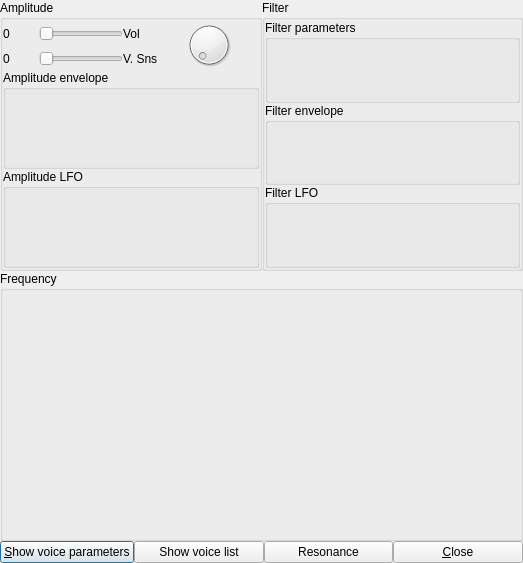
<?xml version="1.0" encoding="UTF-8"?>
<ui version="4.0">
 <class>addnoteui</class>
 <widget class="QDialog" name="addnoteui">
  <property name="geometry">
   <rect>
    <x>0</x>
    <y>0</y>
    <width>523</width>
    <height>563</height>
   </rect>
  </property>
  <property name="windowTitle">
   <string>Dialog</string>
  </property>
  <layout class="QVBoxLayout" name="verticalLayout">
   <property name="spacing">
    <number>0</number>
   </property>
   <property name="margin">
    <number>0</number>
   </property>
   <item>
    <layout class="QHBoxLayout" name="horizontalLayout_2">
     <property name="spacing">
      <number>0</number>
     </property>
     <item>
      <widget class="QGroupBox" name="groupBox">
       <property name="sizePolicy">
        <sizepolicy hsizetype="Preferred" vsizetype="Expanding">
         <horstretch>0</horstretch>
         <verstretch>0</verstretch>
        </sizepolicy>
       </property>
       <property name="title">
        <string>Amplitude</string>
       </property>
       <layout class="QVBoxLayout" name="verticalLayout_2">
        <property name="spacing">
         <number>0</number>
        </property>
        <property name="margin">
         <number>0</number>
        </property>
        <item>
         <layout class="QGridLayout" name="gridLayout">
          <property name="spacing">
           <number>0</number>
          </property>
          <item row="0" column="0">
           <widget class="QLabel" name="label_2">
            <property name="text">
             <string>0</string>
            </property>
           </widget>
          </item>
          <item row="0" column="1">
           <widget class="QSlider" name="horizontalSlider">
            <property name="sizePolicy">
             <sizepolicy hsizetype="Preferred" vsizetype="Fixed">
              <horstretch>0</horstretch>
              <verstretch>0</verstretch>
             </sizepolicy>
            </property>
            <property name="orientation">
             <enum>Qt::Horizontal</enum>
            </property>
           </widget>
          </item>
          <item row="0" column="2">
           <widget class="QLabel" name="label">
            <property name="text">
             <string>Vol</string>
            </property>
           </widget>
          </item>
          <item row="1" column="0">
           <widget class="QLabel" name="label_3">
            <property name="text">
             <string>0</string>
            </property>
           </widget>
          </item>
          <item row="1" column="1">
           <widget class="QSlider" name="horizontalSlider_2">
            <property name="sizePolicy">
             <sizepolicy hsizetype="Preferred" vsizetype="Fixed">
              <horstretch>0</horstretch>
              <verstretch>0</verstretch>
             </sizepolicy>
            </property>
            <property name="orientation">
             <enum>Qt::Horizontal</enum>
            </property>
           </widget>
          </item>
          <item row="1" column="2">
           <widget class="QLabel" name="label_4">
            <property name="text">
             <string>V. Sns</string>
            </property>
           </widget>
          </item>
          <item row="0" column="3" rowspan="2">
           <widget class="QDial" name="dial">
            <property name="sizePolicy">
             <sizepolicy hsizetype="Preferred" vsizetype="Preferred">
              <horstretch>0</horstretch>
              <verstretch>0</verstretch>
             </sizepolicy>
            </property>
           </widget>
          </item>
         </layout>
        </item>
        <item>
         <widget class="QGroupBox" name="groupBox_7">
          <property name="title">
           <string>Amplitude envelope</string>
          </property>
         </widget>
        </item>
        <item>
         <widget class="QGroupBox" name="groupBox_8">
          <property name="title">
           <string>Amplitude LFO</string>
          </property>
         </widget>
        </item>
       </layout>
      </widget>
     </item>
     <item>
      <widget class="QGroupBox" name="groupBox_2">
       <property name="sizePolicy">
        <sizepolicy hsizetype="Preferred" vsizetype="Expanding">
         <horstretch>0</horstretch>
         <verstretch>0</verstretch>
        </sizepolicy>
       </property>
       <property name="title">
        <string>Filter</string>
       </property>
       <layout class="QVBoxLayout" name="verticalLayout_3">
        <property name="spacing">
         <number>0</number>
        </property>
        <property name="margin">
         <number>0</number>
        </property>
        <item>
         <widget class="QGroupBox" name="groupBox_4">
          <property name="title">
           <string>Filter parameters</string>
          </property>
         </widget>
        </item>
        <item>
         <widget class="QGroupBox" name="groupBox_5">
          <property name="title">
           <string>Filter envelope</string>
          </property>
         </widget>
        </item>
        <item>
         <widget class="QGroupBox" name="groupBox_6">
          <property name="title">
           <string>Filter LFO</string>
          </property>
         </widget>
        </item>
       </layout>
      </widget>
     </item>
    </layout>
   </item>
   <item>
    <widget class="QGroupBox" name="groupBox_3">
     <property name="sizePolicy">
      <sizepolicy hsizetype="Preferred" vsizetype="Expanding">
       <horstretch>0</horstretch>
       <verstretch>0</verstretch>
      </sizepolicy>
     </property>
     <property name="title">
      <string>Frequency</string>
     </property>
     <layout class="QVBoxLayout" name="verticalLayout_4"/>
    </widget>
   </item>
   <item>
    <layout class="QHBoxLayout" name="horizontalLayout">
     <property name="spacing">
      <number>0</number>
     </property>
     <item>
      <widget class="QPushButton" name="pushButton_2">
       <property name="text">
        <string>&amp;Show voice parameters</string>
       </property>
      </widget>
     </item>
     <item>
      <widget class="QPushButton" name="pushButton_3">
       <property name="text">
        <string>Show voice list</string>
       </property>
      </widget>
     </item>
     <item>
      <widget class="QPushButton" name="pushButton_4">
       <property name="text">
        <string>Resonance</string>
       </property>
      </widget>
     </item>
     <item>
      <widget class="QPushButton" name="pushButton">
       <property name="text">
        <string>&amp;Close</string>
       </property>
      </widget>
     </item>
    </layout>
   </item>
  </layout>
 </widget>
 <resources/>
 <connections>
  <connection>
   <sender>horizontalSlider</sender>
   <signal>valueChanged(int)</signal>
   <receiver>label_2</receiver>
   <slot>setNum(int)</slot>
   <hints>
    <hint type="sourcelabel">
     <x>91</x>
     <y>67</y>
    </hint>
    <hint type="destinationlabel">
     <x>49</x>
     <y>71</y>
    </hint>
   </hints>
  </connection>
  <connection>
   <sender>horizontalSlider_2</sender>
   <signal>valueChanged(int)</signal>
   <receiver>label_3</receiver>
   <slot>setNum(int)</slot>
   <hints>
    <hint type="sourcelabel">
     <x>86</x>
     <y>108</y>
    </hint>
    <hint type="destinationlabel">
     <x>23</x>
     <y>113</y>
    </hint>
   </hints>
  </connection>
 </connections>
</ui>
